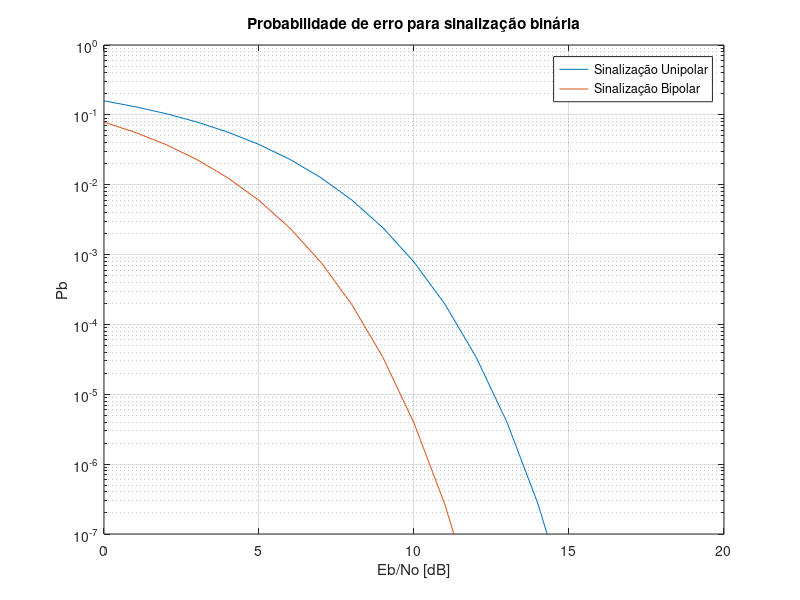

The MATLAB source for this figure:
close all;
clear all;
clc;

A = 1;
T = 10;

Eb_No_dB = 0:15;
Eb_No = db2pow(Eb_No_dB);

Pb_unipolar = qfunc(sqrt(Eb_No));
Pb_bipolar = qfunc(sqrt(2*Eb_No));

figure,
semilogy(Eb_No_dB, Pb_unipolar);hold on; grid on;
semilogy(Eb_No_dB, Pb_bipolar);
legend('Sinalização Unipolar', 'Sinalização Bipolar')
title('Probabilidade de erro para sinalização binária')
xlabel('Eb/No [dB]')
ylabel('Pb')
ylim([1e-7 1])
